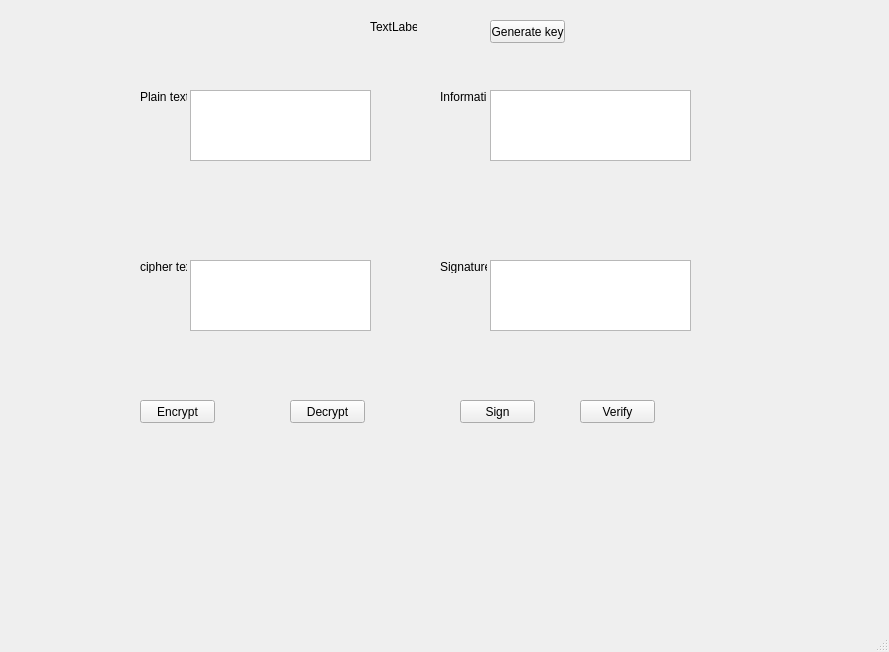
<?xml version="1.0" encoding="UTF-8"?>
<ui version="4.0">
 <class>MainWindow</class>
 <widget class="QMainWindow" name="MainWindow">
  <property name="geometry">
   <rect>
    <x>0</x>
    <y>0</y>
    <width>889</width>
    <height>652</height>
   </rect>
  </property>
  <property name="windowTitle">
   <string>MainWindow</string>
  </property>
  <widget class="QWidget" name="centralwidget">
   <widget class="QTextEdit" name="textEdit">
    <property name="geometry">
     <rect>
      <x>190</x>
      <y>90</y>
      <width>181</width>
      <height>71</height>
     </rect>
    </property>
   </widget>
   <widget class="QTextEdit" name="textEdit_2">
    <property name="geometry">
     <rect>
      <x>190</x>
      <y>260</y>
      <width>181</width>
      <height>71</height>
     </rect>
    </property>
   </widget>
   <widget class="QTextEdit" name="textEdit_3">
    <property name="geometry">
     <rect>
      <x>490</x>
      <y>90</y>
      <width>201</width>
      <height>71</height>
     </rect>
    </property>
   </widget>
   <widget class="QTextEdit" name="textEdit_4">
    <property name="geometry">
     <rect>
      <x>490</x>
      <y>260</y>
      <width>201</width>
      <height>71</height>
     </rect>
    </property>
   </widget>
   <widget class="QLabel" name="label">
    <property name="geometry">
     <rect>
      <x>140</x>
      <y>90</y>
      <width>47</width>
      <height>13</height>
     </rect>
    </property>
    <property name="text">
     <string>Plain text</string>
    </property>
   </widget>
   <widget class="QLabel" name="label_2">
    <property name="geometry">
     <rect>
      <x>140</x>
      <y>260</y>
      <width>47</width>
      <height>13</height>
     </rect>
    </property>
    <property name="text">
     <string>cipher text</string>
    </property>
   </widget>
   <widget class="QLabel" name="label_3">
    <property name="geometry">
     <rect>
      <x>440</x>
      <y>90</y>
      <width>47</width>
      <height>13</height>
     </rect>
    </property>
    <property name="text">
     <string>Information</string>
    </property>
   </widget>
   <widget class="QLabel" name="label_4">
    <property name="geometry">
     <rect>
      <x>440</x>
      <y>260</y>
      <width>47</width>
      <height>13</height>
     </rect>
    </property>
    <property name="text">
     <string>Signature</string>
    </property>
   </widget>
   <widget class="QLabel" name="label_5">
    <property name="geometry">
     <rect>
      <x>370</x>
      <y>20</y>
      <width>47</width>
      <height>13</height>
     </rect>
    </property>
    <property name="text">
     <string>TextLabel</string>
    </property>
   </widget>
   <widget class="QPushButton" name="pushButton">
    <property name="geometry">
     <rect>
      <x>140</x>
      <y>400</y>
      <width>75</width>
      <height>23</height>
     </rect>
    </property>
    <property name="text">
     <string>Encrypt</string>
    </property>
   </widget>
   <widget class="QPushButton" name="pushButton_2">
    <property name="geometry">
     <rect>
      <x>290</x>
      <y>400</y>
      <width>75</width>
      <height>23</height>
     </rect>
    </property>
    <property name="text">
     <string>Decrypt</string>
    </property>
   </widget>
   <widget class="QPushButton" name="pushButton_3">
    <property name="geometry">
     <rect>
      <x>460</x>
      <y>400</y>
      <width>75</width>
      <height>23</height>
     </rect>
    </property>
    <property name="text">
     <string>Sign</string>
    </property>
   </widget>
   <widget class="QPushButton" name="pushButton_4">
    <property name="geometry">
     <rect>
      <x>580</x>
      <y>400</y>
      <width>75</width>
      <height>23</height>
     </rect>
    </property>
    <property name="text">
     <string>Verify</string>
    </property>
   </widget>
   <widget class="QPushButton" name="pushButton_5">
    <property name="geometry">
     <rect>
      <x>490</x>
      <y>20</y>
      <width>75</width>
      <height>23</height>
     </rect>
    </property>
    <property name="text">
     <string>Generate key</string>
    </property>
   </widget>
  </widget>
  <widget class="QMenuBar" name="menubar">
   <property name="geometry">
    <rect>
     <x>0</x>
     <y>0</y>
     <width>889</width>
     <height>21</height>
    </rect>
   </property>
  </widget>
  <widget class="QStatusBar" name="statusbar"/>
 </widget>
 <resources/>
 <connections/>
</ui>
